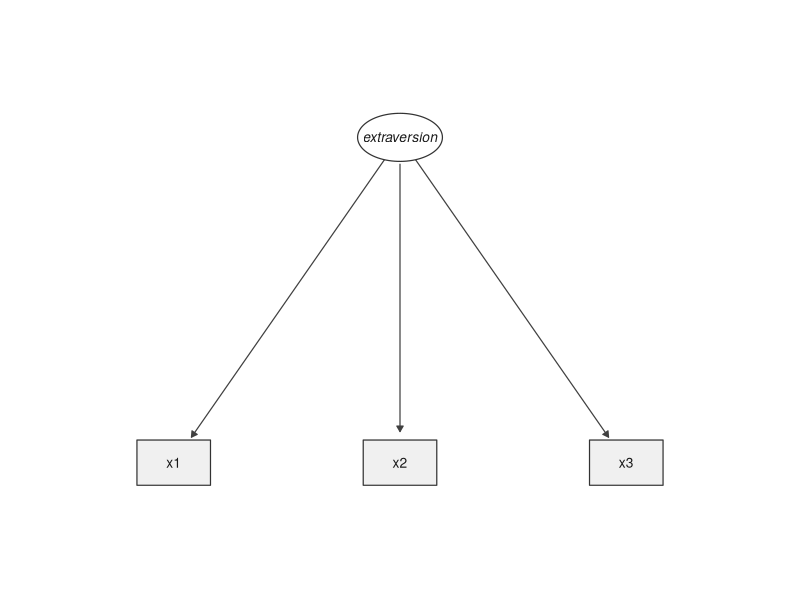
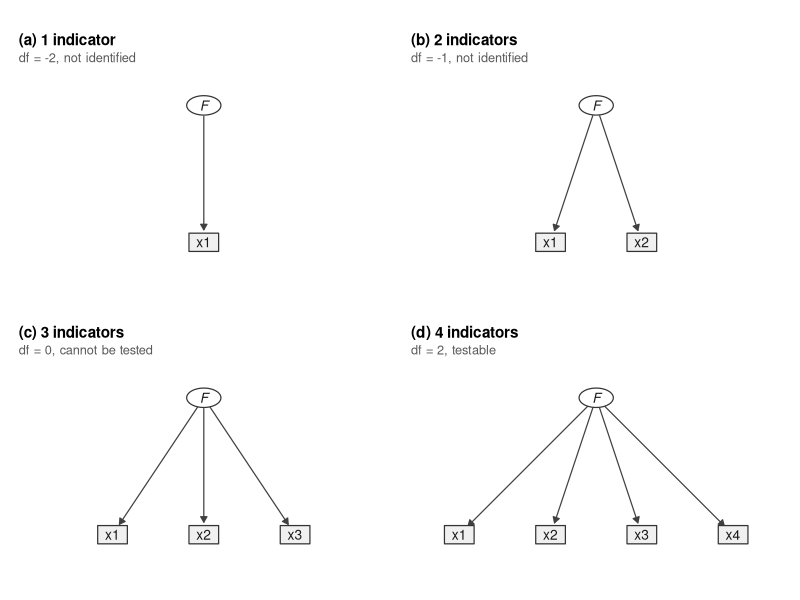
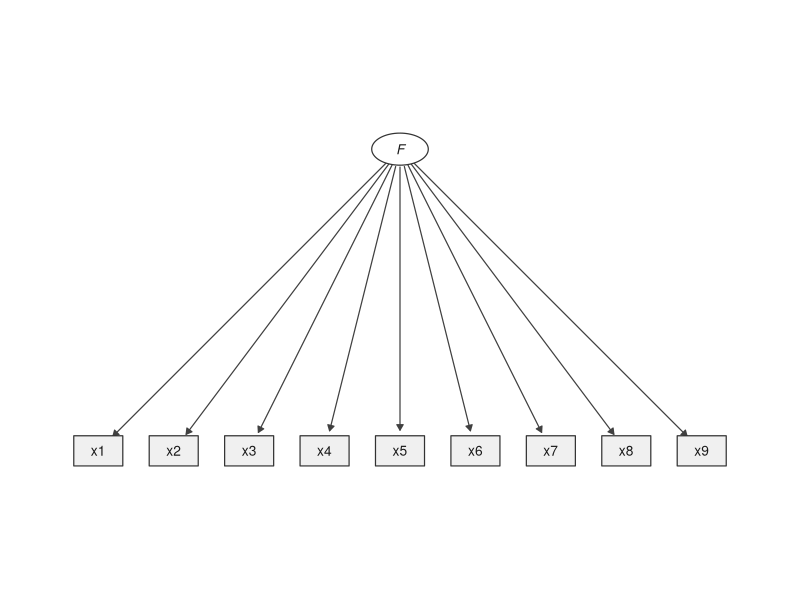
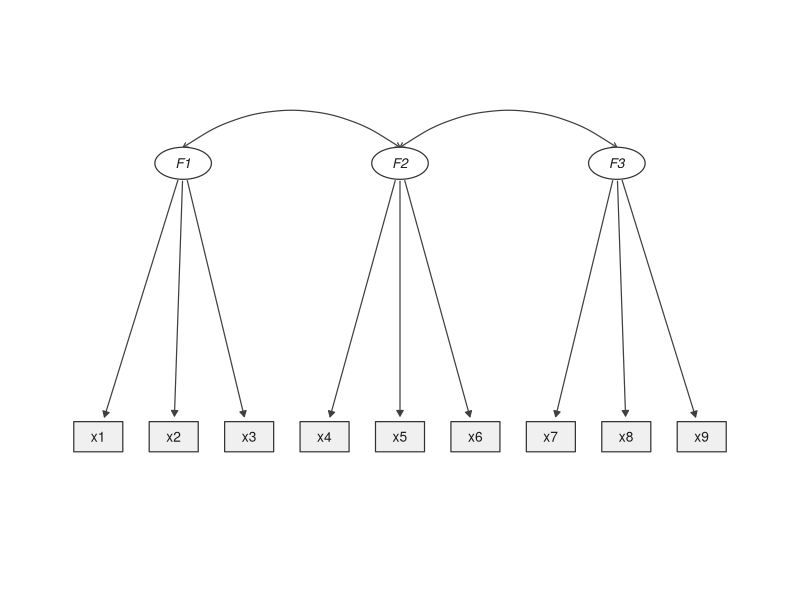
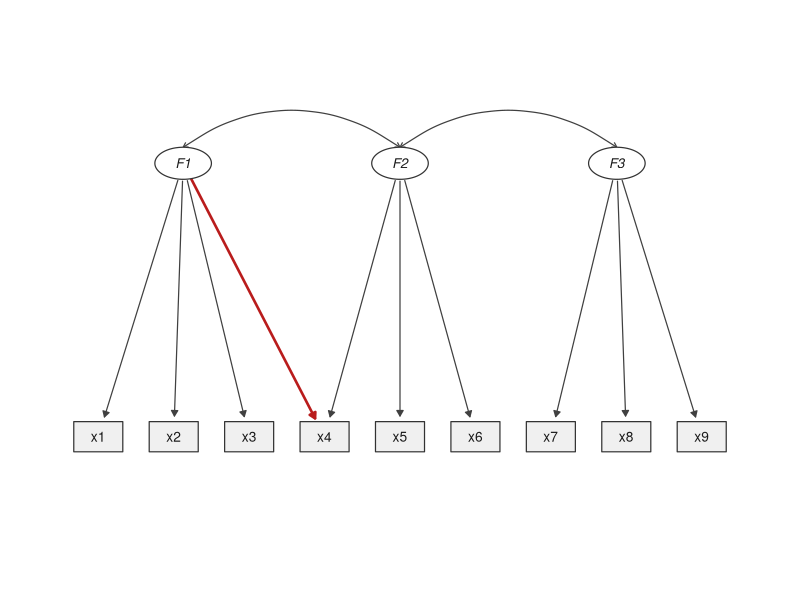
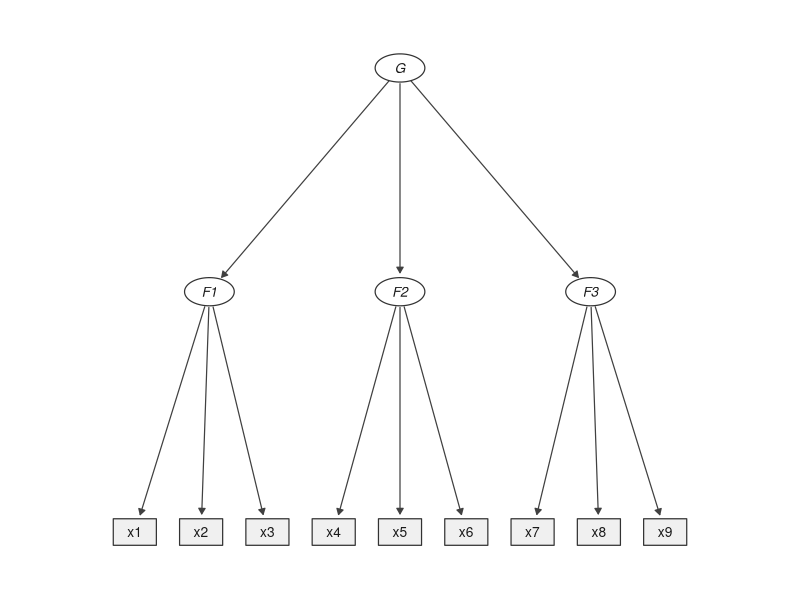
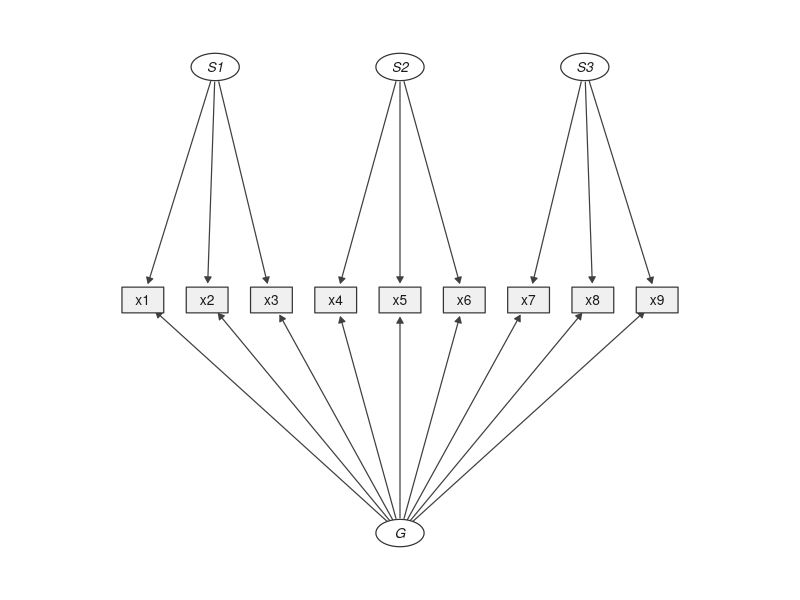

These figures' R source, in order:
## ---- chunk 1
## ---------------------------------------------------------------------------
##  Path-diagram helpers for this section. Pure ggplot2 + patchwork; every
##  layout is specified by hand, so nothing is left to an auto-layout engine.
##  To preview a single diagram, run this chunk and then type e.g. lv_intro()
##  at the console — each function returns a ggplot object.
## ---------------------------------------------------------------------------
for (pkg in c("ggplot2", "patchwork"))
  if (!requireNamespace(pkg, quietly = TRUE))
    stop("This chapter needs the '", pkg, "' package: install.packages(\"", pkg, "\")")

library(ggplot2)

## ---- geometry helpers -------------------------------------------------------
.ellipse <- function(x, y, rx, ry, id, n = 90) {
  t <- seq(0, 2*pi, length.out = n)
  data.frame(id = id, x = x + rx*cos(t), y = y + ry*sin(t))
}
.rect <- function(x, y, w, h, id) {
  data.frame(id = id,
             x = x + c(-w, w, w, -w), y = y + c(-h, -h, h, h))
}
## shorten a segment so the arrow stops at the node border, not at its centre
.trim <- function(x0, y0, x1, y1, r0, r1) {
  dx <- x1 - x0; dy <- y1 - y0; L <- sqrt(dx^2 + dy^2)
  if (L == 0) return(c(x0, y0, x1, y1))
  c(x0 + dx/L*r0, y0 + dy/L*r0, x1 - dx/L*r1, y1 - dy/L*r1)
}

## ---- node / edge constructors ----------------------------------------------
obs <- function(id, x, y, label = id)
  data.frame(id = id, x = x, y = y, label = label, kind = "obs",
             stringsAsFactors = FALSE)
lat <- function(id, x, y, label = id)
  data.frame(id = id, x = x, y = y, label = label, kind = "lat",
             stringsAsFactors = FALSE)

## both constructors return the SAME columns, so rbind() always works
load_ <- function(from, to)
  data.frame(from = from, to = to, kind = "load", curv = NA_real_,
             stringsAsFactors = FALSE)
cov_  <- function(from, to, curv = -0.35)
  data.frame(from = from, to = to, kind = "cov", curv = curv,
             stringsAsFactors = FALSE)

## ---- the renderer -----------------------------------------------------------
RX <- 0.30; RY <- 0.17     # latent ellipse half-axes
BW <- 0.26; BH <- 0.16     # observed box half-width / half-height

lv_plot <- function(nodes, edges, title = NULL, subtitle = NULL,
                    accent = NULL, xpad = 0.55, ypad = 0.4) {

  shapes <- do.call(rbind, lapply(seq_len(nrow(nodes)), function(i) {
    n <- nodes[i, ]
    if (n$kind == "lat") .ellipse(n$x, n$y, RX, RY, n$id)
    else                 .rect(n$x, n$y, BW, BH, n$id)
  }))
  shapes$kind <- nodes$kind[match(shapes$id, nodes$id)]

  ld <- edges[edges$kind == "load", , drop = FALSE]
  seg <- NULL
  if (nrow(ld)) {
    seg <- do.call(rbind, lapply(seq_len(nrow(ld)), function(i) {
      a <- nodes[nodes$id == ld$from[i], ]; b <- nodes[nodes$id == ld$to[i], ]
      r0 <- if (a$kind == "lat") RY else BH
      r1 <- if (b$kind == "lat") RY else BH
      p  <- .trim(a$x, a$y, b$x, b$y, r0 + .02, r1 + .06)
      data.frame(x = p[1], y = p[2], xend = p[3], yend = p[4],
                 hl = !is.null(accent) && paste(ld$from[i], ld$to[i]) %in% accent)
    }))
  }

  cv <- edges[edges$kind == "cov", , drop = FALSE]

  g <- ggplot() +
    ## loadings
    { if (!is.null(seg))
      geom_segment(data = seg,
                   aes(x, y, xend = xend, yend = yend,
                       colour = hl, linewidth = hl),
                   arrow = grid::arrow(length = grid::unit(0.16, "cm"), type = "closed"),
                   lineend = "round", show.legend = FALSE) } +
    scale_colour_manual(values = c("FALSE" = "grey25", "TRUE" = "#b91c1c")) +
    scale_linewidth_manual(values = c("FALSE" = 0.42, "TRUE" = 0.9)) +
    ## covariances
    { if (nrow(cv)) lapply(seq_len(nrow(cv)), function(i) {
        a <- nodes[nodes$id == cv$from[i], ]; b <- nodes[nodes$id == cv$to[i], ]
        geom_curve(data = data.frame(x = a$x, y = a$y + RY, xend = b$x, yend = b$y + RY),
                   aes(x, y, xend = xend, yend = yend),
                   curvature = cv$curv[i], colour = "grey25", linewidth = 0.42,
                   arrow = grid::arrow(length = grid::unit(0.14, "cm"), ends = "both", type = "open"))
      }) } +
    ## nodes
    geom_polygon(data = shapes, aes(x, y, group = id, fill = kind),
                 colour = "grey20", linewidth = 0.42) +
    scale_fill_manual(values = c(obs = "grey94", lat = "white"), guide = "none") +
    geom_text(data = nodes, aes(x, y, label = label),
              size = 3.5, fontface = ifelse(nodes$kind == "lat", 3, 1),
              colour = "grey10") +
    coord_fixed(xlim = range(nodes$x) + c(-xpad, xpad),
                ylim = range(nodes$y) + c(-ypad, ypad), clip = "off") +
    labs(title = title, subtitle = subtitle) +
    theme_void(base_size = 11) +
    theme(plot.title    = element_text(face = "bold", size = 11, hjust = 0,
                                       margin = margin(b = 2)),
          plot.subtitle = element_text(size = 9.2, colour = "grey35", hjust = 0,
                                       margin = margin(b = 6)),
          plot.margin   = margin(6, 8, 6, 8))
  g
}

## ---- layouts ----------------------------------------------------------------
row_x <- function(n, span = 6.4) seq(-span/2, span/2, length.out = n)

## (0) the minimal ladder: 1, 2, 3, 4 indicators on one factor
lv_minimal <- function(k) {
  grid4 <- seq(-2.4, 2.4, length.out = 4)          # always the same 4 slots ...
  xs    <- grid4[seq_len(k)]; xs <- xs - mean(xs)  # ... k of them, centred
  pad   <- (2.4 - max(abs(xs))) + 0.55             # so every panel shares one window
  nodes <- rbind(lat("F", 0, 2.4, "F"),
                 do.call(rbind, lapply(seq_len(k),
                        function(i) obs(paste0("x", i), xs[i], 0))))
  edges <- do.call(rbind, lapply(seq_len(k), function(i) load_("F", paste0("x", i))))
  info <- c("df = -2, not identified",
            "df = -1, not identified",
            "df = 0, cannot be tested",
            "df = 2, testable")[k]
  lv_plot(nodes, edges,
          title = paste0("(", letters[k], ") ", k,
                         if (k == 1) " indicator" else " indicators"),
          subtitle = info, xpad = pad)
}

## (1) one common factor
lv_one <- function() {
  xs <- row_x(9)
  nodes <- rbind(lat("F", 0, 3.2),
                 do.call(rbind, lapply(1:9, function(i) obs(paste0("x", i), xs[i], 0))))
  lv_plot(nodes, do.call(rbind, lapply(1:9, function(i) load_("F", paste0("x", i)))),
          NULL, NULL)
}

## (2) correlated factors  (3) cross-loading
lv_corr <- function(cross = FALSE) {
  xs <- row_x(9); fx <- c(-2.3, 0, 2.3)
  nodes <- rbind(do.call(rbind, lapply(1:3, function(k) lat(paste0("F", k), fx[k], 2.9))),
                 do.call(rbind, lapply(1:9, function(i) obs(paste0("x", i), xs[i], 0))))
  e <- do.call(rbind, lapply(1:3, function(k)
        do.call(rbind, lapply(((k-1)*3+1):(k*3), function(i)
          load_(paste0("F", k), paste0("x", i))))))
  e <- rbind(e, cov_("F1", "F2"), cov_("F2", "F3"))
  if (cross) {
    e <- rbind(e, load_("F1", "x4"))
    lv_plot(nodes, e, NULL, NULL, accent = "F1 x4")
  } else {
    lv_plot(nodes, e, NULL, NULL)
  }
}

## (4) second-order
lv_second <- function() {
  xs <- row_x(9); fx <- c(-2.3, 0, 2.3)
  nodes <- rbind(lat("G", 0, 5.6),
                 do.call(rbind, lapply(1:3, function(k) lat(paste0("F", k), fx[k], 2.9))),
                 do.call(rbind, lapply(1:9, function(i) obs(paste0("x", i), xs[i], 0))))
  e <- do.call(rbind, lapply(1:3, function(k)
        do.call(rbind, lapply(((k-1)*3+1):(k*3), function(i)
          load_(paste0("F", k), paste0("x", i))))))
  e <- rbind(e, do.call(rbind, lapply(1:3, function(k) load_("G", paste0("F", k)))))
  lv_plot(nodes, e, NULL, NULL)
}

## (5) bifactor
lv_bifactor <- function() {
  xs <- row_x(9); fx <- c(-2.3, 0, 2.3)
  nodes <- rbind(do.call(rbind, lapply(1:3, function(k) lat(paste0("S", k), fx[k], 2.9))),
                 do.call(rbind, lapply(1:9, function(i) obs(paste0("x", i), xs[i], 0))),
                 lat("G", 0, -2.9))
  e <- do.call(rbind, lapply(1:3, function(k)
        do.call(rbind, lapply(((k-1)*3+1):(k*3), function(i)
          load_(paste0("S", k), paste0("x", i))))))
  e <- rbind(e, do.call(rbind, lapply(1:9, function(i) load_("G", paste0("x", i)))))
  lv_plot(nodes, e, NULL, NULL)
}

## (6) the three-indicator diagram used in Section 12.3.1
lv_intro <- function() {
  xs <- c(-1.6, 0, 1.6)
  nodes <- rbind(lat("Ext", 0, 2.3, "extraversion"),
                 obs("x1", xs[1], 0, "x1"), obs("x2", xs[2], 0, "x2"), obs("x3", xs[3], 0, "x3"))
  e <- rbind(load_("Ext","x1"), load_("Ext","x2"), load_("Ext","x3"))
  lv_plot(nodes, e, NULL, NULL, xpad = 0.9)
}
## ---- chunk 2
lv_intro()
## ---- chunk 3
(lv_minimal(1) | lv_minimal(2)) / (lv_minimal(3) | lv_minimal(4))
## ---- chunk 4
lv_one()
## ---- chunk 5
lv_corr(FALSE)
## ---- chunk 6
lv_corr(TRUE)
## ---- chunk 7
lv_second()
## ---- chunk 8
lv_bifactor()
